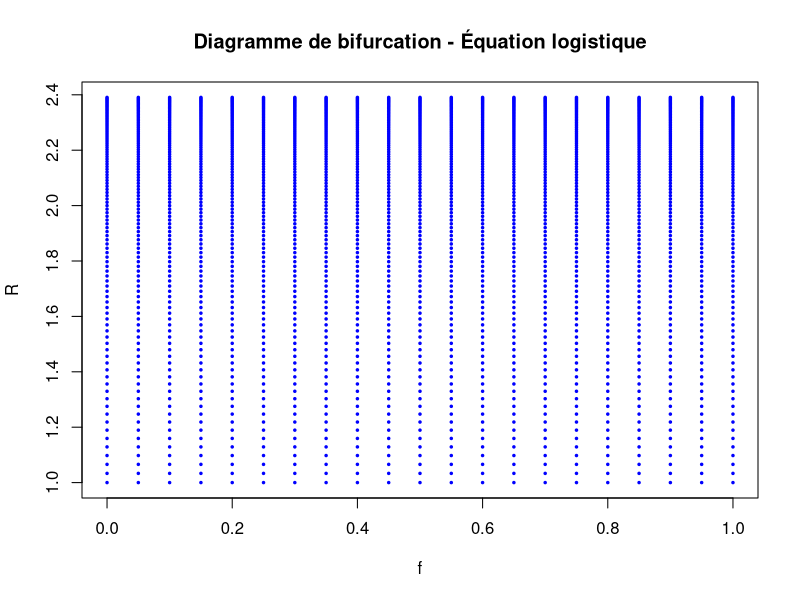
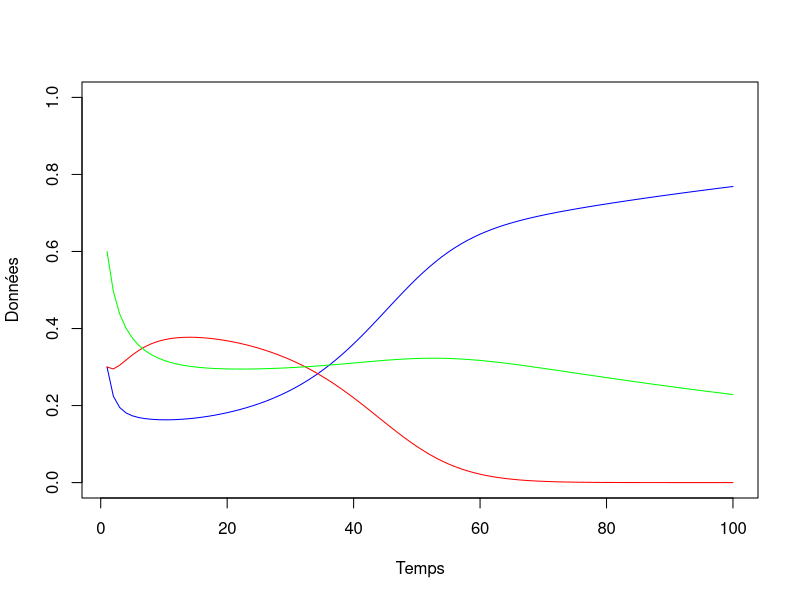
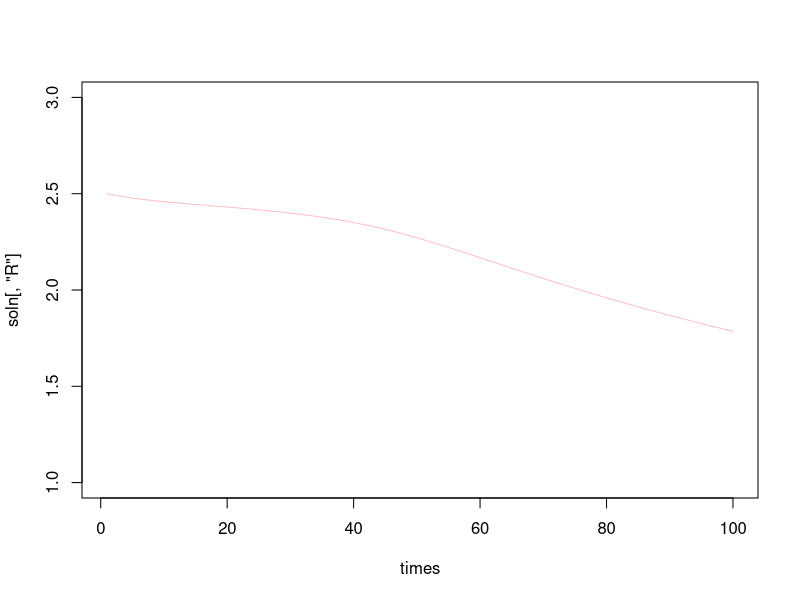

Reproduce these figures in R, in order.
# projet BIO401

library(deSolve)

interaction_coral <- function(t, vars, parms){
  with(as.list(c(parms, vars)), {
    # Modèle interaction coral
    Y <- 1 - M - C # dY/dt
    
    dM <- a*M*C - ((P/beta)*M/(M+Y)) + M*Y # dM/dt
    dC <- r*Y*C - d*C - a*M*C  # dC/dt
    dP <- s*P*(1 - (P/(beta*(((ca+cb*R)/kmax)*((delta*(M+Y))/(1+v*(M+Y))))))) -f*P # dP/dt
    dR <- hG*C*(3 - R) - hE*(1 - C)*(R - 1)
    
    print(paste("C",C))
    print(paste("R",R))
    print(paste("P",P))
    print(paste("k", (((ca+cb*R)/kmax)*((delta*(M+Y))/(1+v*(M+Y))))))
    
    # Résultat
    res <- c(dM=dM, dC=dC, dP=dP, dR=dR)
    return(list(res))
  })
}

f_values <- seq(0, 1, by = 0.05)
R0 <- 1

bifurcation_data <- lapply(f_values, function(f) {
  parms=c(a=0.1,
          beta=1,
          d=0.44,
          r=1,
          f=f,
          s=0.49,
          ca=-(3.21),
          cb=3.65,
          kmax=17.745,
          delta=4,557,
          v=0.9877,
          hG=0.03,
          hE=0.01)
  
  C.lim <- unname((parms["r"] - parms["d"])/parms["r"])
  M.lim <- 0
  P.lim <- unname((1-parms["f"])*(((parms["ca"]+parms["cb"]*1)/parms["kmax"])*((parms["delta"]*(1-C.lim))/(1+parms["v"]*(1-C.lim)))))
  ic=c(M=0,C=C.lim,P=P.lim,R=1)
  times = seq(1,100)
  
  out <- as.data.frame(ode(ic, times, interaction_coral, parms))
  out$R
})

plot(rep(f_values, each = length(seq(1,100))), unlist(bifurcation_data),
     xlab = "f", ylab = "R", main = "Diagramme de bifurcation - Équation logistique",
     col = "blue", pch = 20, cex = 0.5)

dessinSol <- function(ic=c(M=0.3,C=0.3,P=600,R=2.5), times=seq(1:100),func=interaction_coral, 
                      parms=c(a=0.1,
                              beta=1000,
                              d=0.44,
                              r=1,
                              f=0.2,
                              s=0.49,
                              ca=-(3.21),
                              cb=3.65,
                              kmax=17.745,
                              delta=4,557,
                              v=0.9877,
                              hG=0.03,
                              hE=0.01)) {
  soln <- ode(ic, times, func, parms)
  
  plot(x = times, y = soln[,"M"], type = "l", col = "blue",
       xlab = "Temps", ylab = "Données",ylim=c(0,1))
  lines(x = times, y = soln[,"C"], type = "l", col = "red")
  lines(x = times, y = soln[,"P"]/parms[2], type = "l", col = "green")
  plot(x = times, y = soln[,"R"], type = "l", col = "pink",ylim=c(1,3))
  
}

dessinSol()
